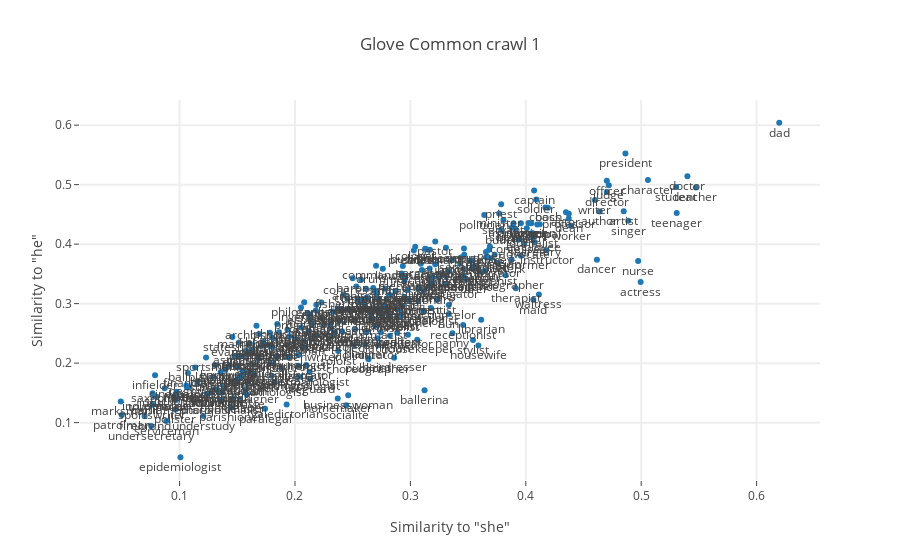

Source (notebook cell):
### Code cell
points = np.array([bias(glove_cc1, ['she', 'he'], w) for w in profs[0].values])
scatter(points[:, 0], points[:, 1], profs[0].values, label= True, title='Glove Common crawl 1')

### Figure 1 — Plotly figure (JSON) as saved in the notebook; plotly's stock layout.template omitted (floating-point values rounded to 4 significant figures; data arrays with more than 128 entries replaced by an {"elided": "..."} marker saying what was removed)
{"data": [{"mode": "markers+text", "text": {"elided": "320 str values"}, "textposition": "bottom center", "type": "scatter", "uid": "2b98bd18-f907-44a9-95dc-97cd853886f7", "x": {"elided": "320 float values"}, "y": {"elided": "320 float values"}}], "layout": {"hovermode": "closest", "showlegend": false, "title": "Glove Common crawl 1", "xaxis": {"gridwidth": 2, "ticklen": 5, "title": "Similarity to \"she\"", "zeroline": false}, "yaxis": {"gridwidth": 2, "ticklen": 5, "title": "Similarity to \"he\""}}}
